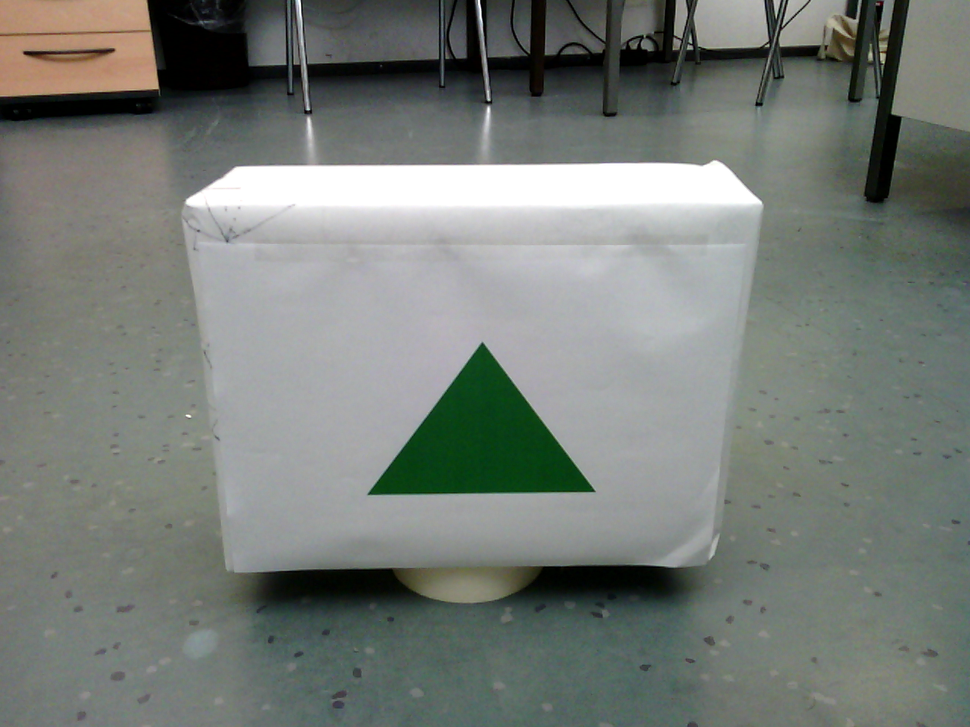
#> input picture klein/Dreiecks/datei/001.png, 970 x 727 px, shrunk from 1280 x 960 before the run, found by its file name
$ python RadZuPixel.py
#> lines starting #> are read from the running program, lines starting #| are printed output that depends on the picture; after the words box and inside, x2 and y2 are one past the last pixel; in counts of white or black regions, pixels touching at a corner belong together
import math
import numpy as np
import cv2 as cv


def r2p(alpha, beta):
    """wanden Alpha und Beta zu Pixel umwanden"""
    dfov = 67.4  #Grad
    dfov_rad = dfov / 180 * math.pi
    # h und w von Bild
    h, w = img.shape[:2]
    # Pixels in
    d = math.sqrt(h**2 + w**2)
    # Pixels pro Rad
    einheit = d / dfov_rad
    # In Kamera Koordinaten
    alpha_pixel = alpha * einheit
    beta_pixel = beta * einheit
    # In Opencv Koordinaten System
    w_pixel = w / 2 - alpha_pixel
    h_pixel = h / 2 + beta_pixel
    return int(w_pixel), int(h_pixel)


if __name__ == "__main__":
    img = cv.imread("001.png")
#> img is the input picture: shape (727, 970, 3); mean B, G, R 119.5, 124.9, 119.1
    gray = cv.cvtColor(img, cv.COLOR_BGR2GRAY)
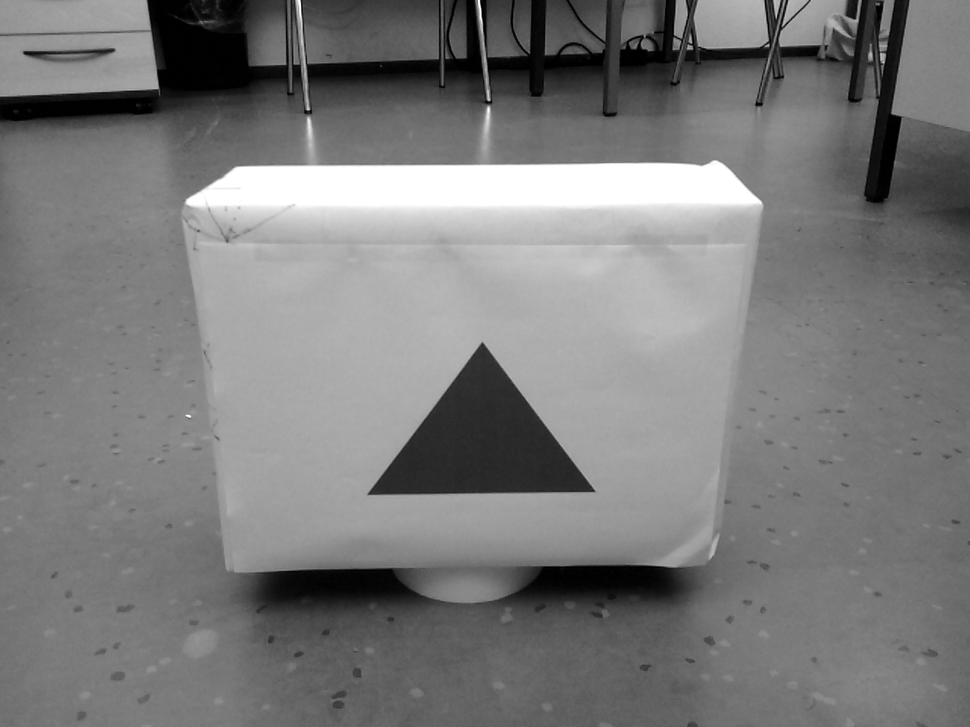
#> gray: shape (727, 970); min 0, max 255, mean 122.6

    with np.load("landmark.npz", allow_pickle=True) as file:
#> (reads landmark.npz from the repository)
        datei = file["datei"]
    positions_list = []
    mark_infos = datei[1]
    for mark_info in mark_infos:
        alpha = mark_info[0][1]
        beta = mark_info[0][2]
        position = r2p(alpha, beta)
        print(position)
        positions_list.append(position)
        cv.circle(gray, position, 20, 255, -1)
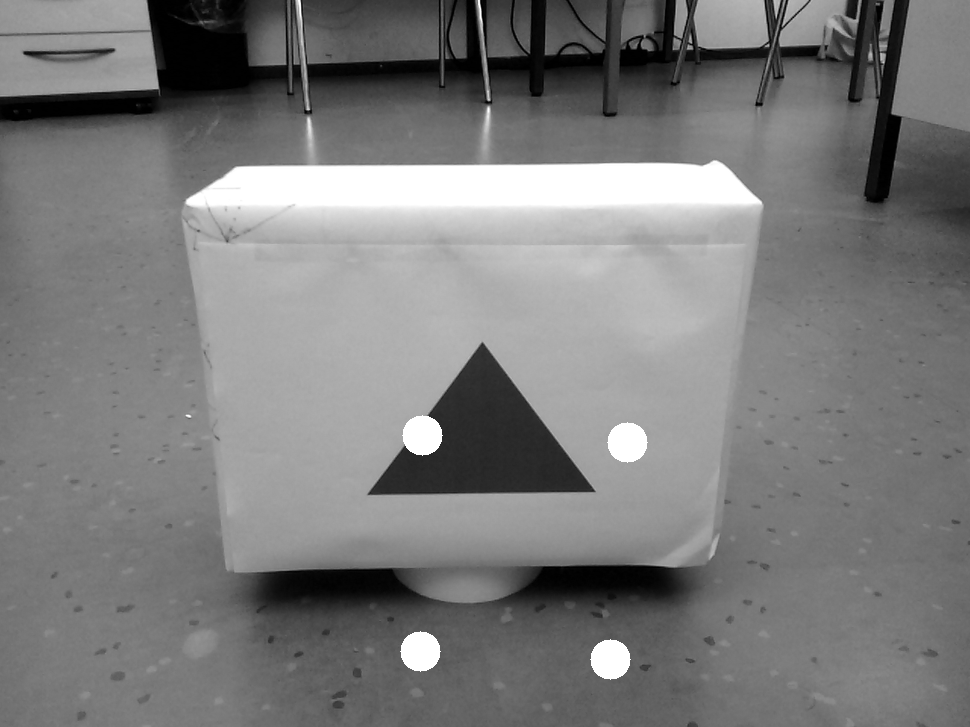
#> gray: shape (727, 970); 0.71% of pixels changed, all inside (x1, y1, x2, y2) = (400, 415, 648, 680)
#> after the loop, positions_list = [(422, 435), (627, 442), (420, 651), (610, 659)]
    cv.imwrite("gray.png", gray)
